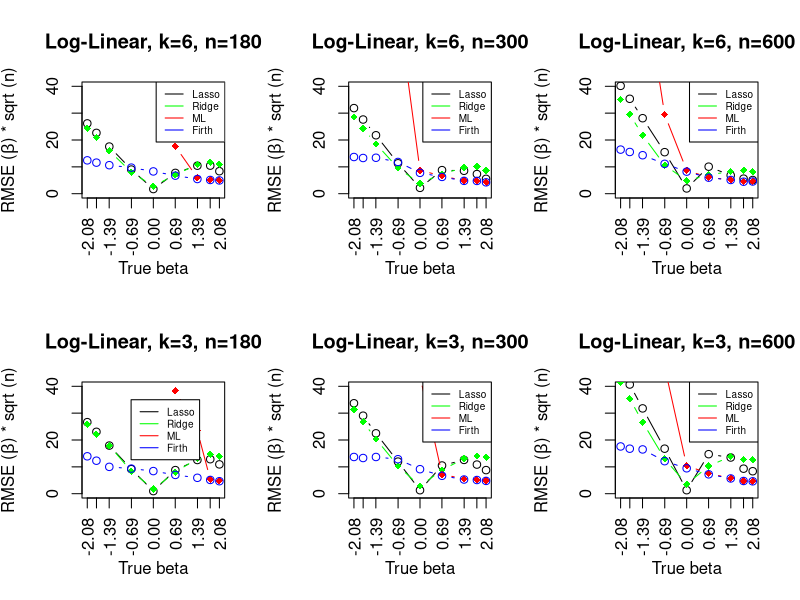
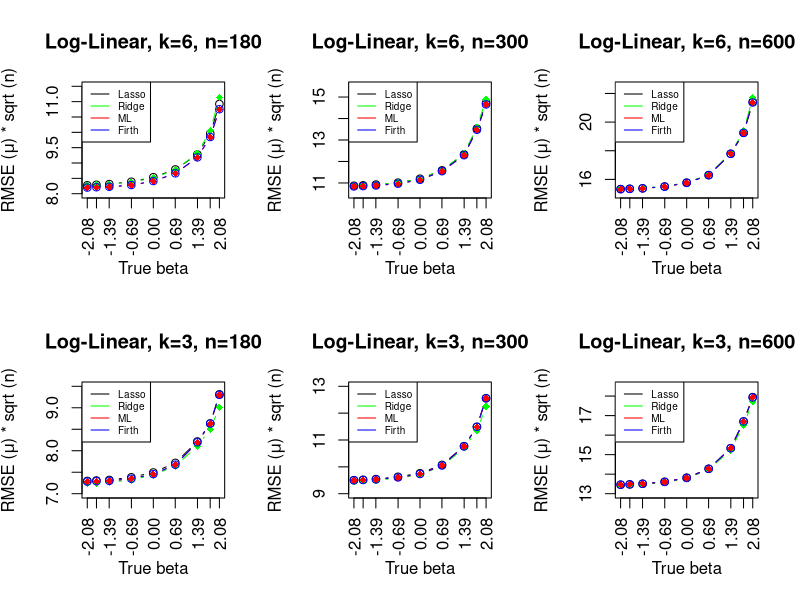
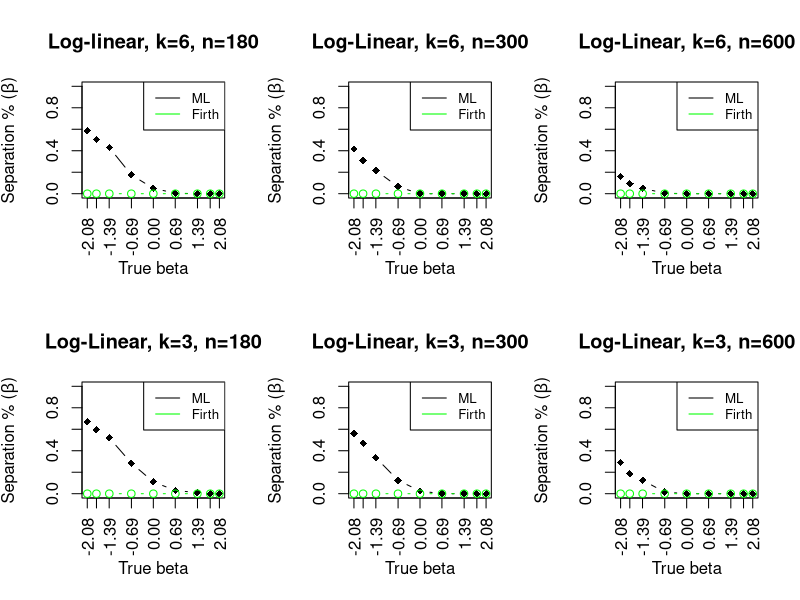
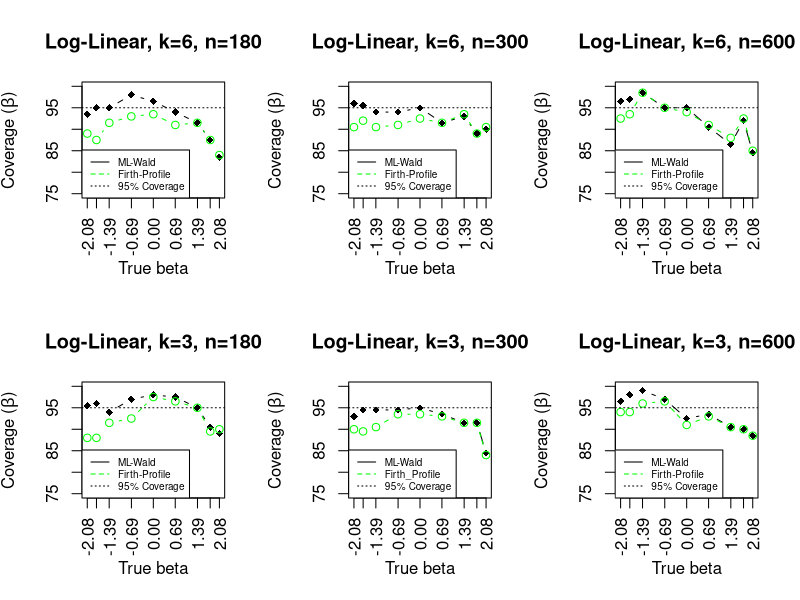

R code for these plots, in order:
## 6 covariates 

## RMSE of beta 

par(mfrow=c(2,3))
op <- par(cex = 1)  



x<-c(-log(8),-log(6),-log(4),-log(2),0,log(2),log(4),log(6),log(8))

## n=180
lasso.180<-c(1.951521,1.688144,1.308786,0.6700999,0.1291079,0.5775901,0.7772036,0.7792473,0.6247081)
lasso.180<-lasso.180*sqrt(180)

ridge.180<-c(1.818753,1.558985,1.190942,0.598318,0.2098724,0.5248908,0.8113468,0.8777425,0.816463)
ridge.180<-ridge.180*sqrt(180)

ml.180<-c(10.94889,10.37132,9.805062,6.520302,3.651975,1.315265,0.4392661,0.3906754,0.3748616)
ml.180<-ml.180*sqrt(180)

firth.180<-c(0.9260858,0.862477,0.7914552,0.7234598,0.6185161,0.5013887,0.4079031,0.3814964,0.3680849)

firth.180<-firth.180*sqrt(180)



plot(x, lasso.180,xaxt = 'n',
     type = "b",
     ylab = expression(paste("RMSE (", beta, ") * sqrt (n)")), xlab = "True beta",ylim=c(0,40),
     main="Log-Linear, k=6, n=180")
axis(side = 1, at = round(x,2),labels = T, las=2)

lines(x,ridge.180, type="b", col="green",pch=18)
lines(x,ml.180, type="b", col="red",pch=18)
lines(x,firth.180, type="b", col="blue")



legend("topright", legend=c("Lasso", "Ridge","ML","Firth"),
       col=c("black", "green","red","blue"), lty=1, cex=0.6)


## n=300

lasso.300<-c(1.840597,1.59505,1.256677,0.6542296,0.1258523,0.5067989,0.4927103,0.4226177,0.3196468)
lasso.300<-lasso.300*sqrt(300)

ridge.300<-c(1.652267,1.40442,1.071028,0.5515193,0.2188498,0.4260091,0.5599841,0.5872857,0.5001401)
ridge.300<-ridge.300*sqrt(300)

ml.300<-c(9.355085,8.234705,7.04526,4.051569,0.5027828,0.3816401,0.280859,0.2785617,0.2472425)
ml.300<-ml.300*sqrt(300)


firth.300<-c(0.7891212,0.7677962,0.773164,0.6825324,0.4484726,0.3611451,0.2764824,0.2747708,0.2447382)

firth.300<-firth.300*sqrt(300)




plot(x, lasso.300,xaxt = 'n',
     type = "b",
     ylab = expression(paste("RMSE (", beta, ") * sqrt (n)")), xlab = "True beta",ylim=c(0,40),
     main="Log-Linear, k=6, n=300")
axis(side = 1, at = round(x,2),labels = T, las=2)

lines(x,ridge.300, type="b", col="green",pch=18)
lines(x,ml.300, type="b", col="red",pch=18)
lines(x,firth.300, type="b", col="blue")

legend("topright", legend=c("Lasso", "Ridge","ML","Firth"),
       col=c("black", "green","red","blue"), lty=1, cex=0.6)



## n=300
lasso.600<-c(1.639666,1.442931,1.147951,0.6314358,0.08026556,0.4108446,0.2787678,0.2287978,0.20841)
lasso.600<-lasso.600*sqrt(600)


ridge.600<-c(1.430515,1.205621,0.8889029,0.4347767,0.1967256,0.2858243,0.3374195,0.3558793,0.3309832)
ridge.600<-ridge.600*sqrt(600)

ml.600<-c(5.708305,4.493684,3.355053,1.204839,0.3545048,0.2478855,0.2105742,0.1837783,0.1867422)
ml.600<-ml.600*sqrt(600)


firth.600<-c(0.6703805,0.6343368,0.5850425,0.4541827,0.3355766,0.2437896,0.2088764,0.1823625,0.1857431)

firth.600<-firth.600*sqrt(600)



plot(x, lasso.600,xaxt = 'n',
     type = "b",
     ylab = expression(paste("RMSE (", beta, ") * sqrt (n)")), xlab = "True beta",ylim=c(0,40),
     main="Log-Linear, k=6, n=600")
axis(side = 1, at = round(x,2),labels = T, las=2)

lines(x,ridge.600, type="b", col="green",pch=18)
lines(x,ml.600, type="b", col="red",pch=18)
lines(x,firth.600, type="b", col="blue")

legend("topright", legend=c("Lasso", "Ridge","ML","Firth"),
       col=c("black", "green","red","blue"), lty=1, cex=0.6)




## 3 cov

## n=180

lasso.3.180<-c(1.98606,1.717983,1.336171,0.6816057,0.07216356,0.6552978,0.9354728,0.9576737,0.8140383)
lasso.3.180<-lasso.3.180*sqrt(180)

ridge.3.180<-c(1.927907,1.650442,1.336171,0.6218575,0.1296607,0.5995575,0.9756769,1.100987,1.039788)
ridge.3.180<-ridge.3.180*sqrt(180)

ml.3.180<-c(11.54456,11.08543,10.60345,8.150372,5.214474,2.855684,1.74537,0.4018163,0.360323)

ml.3.180<-ml.3.180*sqrt(180)

firth.3.180<-c(1.038052,0.9161264,0.7452166,0.6964287,0.6279525,0.5215047,0.4413911,0.3824285,0.3469679)

firth.3.180<-firth.3.180*sqrt(180)

plot(x, lasso.3.180,xaxt = 'n',
     type = "b",
     ylab = expression(paste("RMSE (", beta, ") * sqrt (n)")), xlab = "True beta",ylim=c(0,40),
     main="Log-Linear, k=3, n=180")
axis(side = 1, at = round(x,2),labels = T, las=2)

lines(x,ridge.3.180, type="b", col="green",pch=18)
lines(x,ml.3.180, type="b", col="red",pch=18)
lines(x,firth.3.180, type="b", col="blue")

legend(x=-0.7,y=35, legend=c("Lasso", "Ridge","ML","Firth"),
       col=c("black", "green","red","blue"), lty=1, cex=0.6)






## n=300

lasso.3.300<-c(1.94478,1.677406,1.298329,0.6900919,0.07503481,0.6064059,0.7267909,0.6263405,0.5074553)

lasso.3.300<-lasso.3.300*sqrt(300)

ridge.3.300<-c(1.812329,1.54632,1.176331,0.5967442,0.1627048,0.51084,0.7530357,0.8124947,0.7844622)
ridge.3.300<-ridge.3.300*sqrt(300)

ml.3.300<-c(10.63361,9.938893,8.644796,5.50937,2.524626,0.4177478,0.3176088,0.300336,0.2808343)
ml.3.300<-ml.3.300*sqrt(300)  

firth.3.300<-c(0.7897217,0.7673883,0.7895687,0.7415265,0.5270728,0.3850911,0.3052473,0.2945172,0.2754725)

firth.3.300<-firth.3.300*sqrt(300)

plot(x, lasso.3.300,xaxt = 'n',
     type = "b",
     ylab = expression(paste("RMSE (", beta, ") * sqrt (n)")), xlab = "True beta",ylim=c(0,40),
     main="Log-Linear, k=3, n=300")
axis(side = 1, at = round(x,2),labels = T, las=2)

lines(x,ridge.3.300, type="b", col="green",pch=18)
lines(x,ml.3.300, type="b", col="red",pch=18)
lines(x,firth.3.300, type="b", col="blue")

legend("topright", legend=c("Lasso", "Ridge","ML","Firth"),
       col=c("black", "green","red","blue"), lty=1, cex=0.6)



## n=600

lasso.3.600<-c(1.885783,1.659992,1.297151,0.6845391,0.05340675,0.6009676,0.5502975,0.3805167,0.3417115)

lasso.3.600<-lasso.3.600*sqrt(600)

ridge.3.600<-c(1.691383,1.443162,1.087376,0.5296213,0.1432006,0.4212436,0.5651538,0.5225532,0.5190805)
ridge.3.600<-ridge.3.600*sqrt(600)

ml.3.600<-c(7.607963,6.191601,5.229121,1.929038,0.4255186,0.3080084,0.2359469,0.1951264,0.1898434)
ml.3.600<-ml.3.600*sqrt(600)

firth.3.600<-c(0.7183853,0.684366,0.6731771,0.4945807,0.3864485,0.2948048,0.232039,0.1932599,0.1885388)

firth.3.600<-firth.3.600*sqrt(600)

plot(x, lasso.3.600,xaxt = 'n',
     type = "b",
     ylab = expression(paste("RMSE (", beta, ") * sqrt (n)")), xlab = "True beta",ylim=c(0,40),
     main="Log-Linear, k=3, n=600")
axis(side = 1, at = round(x,2),labels = T, las=2)

lines(x,ridge.3.600, type="b", col="green",pch=18)
lines(x,ml.3.600, type="b", col="red",pch=18)
lines(x,firth.3.600, type="b", col="blue")

legend("topright", legend=c("Lasso", "Ridge","ML","Firth"),
       col=c("black", "green","red","blue"), lty=1, cex=0.6)





## prediction 

par(mfrow=c(2,3))
op <- par(cex = 1)  

## k=6, n=180

lasso.pred.180<-c(0.6167655,0.6180108,0.6197322,0.6253342,0.6364042,0.6552919,0.6915597,0.7421625,0.8141259)
lasso.pred.180<-lasso.pred.180*sqrt(180)

ridge.pred.180<-c(0.6165037,0.6174653,0.6190255,0.624207,0.6344532,0.654388,0.6943075,0.749159,0.8297187)

ridge.pred.180<-ridge.pred.180*sqrt(180)


ml.180.pred<-c(0.6105137,0.6113088,0.6125199,0.6166977,0.6264176,0.6453339,0.683846,0.7339486,0.8010129)

ml.180.pred<-ml.180.pred*sqrt(180)



firth.180.pred<-c(0.6112119,0.6119953,0.6131922,0.6173503,0.6270744,0.6458077,0.684537,0.7339578,0.8015367)

firth.180.pred<-firth.180.pred*sqrt(180)


plot(x, lasso.pred.180,xaxt = 'n',
     type = "b",
     ylab = expression(paste("RMSE (", mu, ") * sqrt (n)")), xlab = "True beta",ylim=c(8,11.5),
     main="Log-Linear, k=6, n=180")
axis(side = 1, at = round(x,2),labels = T, las=2)

lines(x,ridge.pred.180, type="b", col="green",pch=18)
lines(x,ml.180.pred, type="b", col="red",pch=18)
lines(x,firth.180.pred, type="b", col="blue")

legend("topleft", legend=c("Lasso", "Ridge","ML","Firth"),
       col=c("black", "green","red","blue"), lty=1, cex=0.6)




## n=300

lasso.pred.300<-c(0.6276931,0.6288101,0.630871,0.635966,0.6465364,0.6690924,0.7120395,0.7812715,0.8501484)
lasso.pred.300<-lasso.pred.300*sqrt(300)


ridge.300.pred<-c(0.6279504,0.6289258,0.6308899,0.6357701,0.6464081,0.6696472,0.7141291,0.7854641,0.8592142)
ridge.300.pred<-ridge.300.pred*sqrt(300)

ml.300.pred<-c(0.6254824,0.6263054,0.6280543,0.6328221,0.6432391,0.6664448,0.7094467,0.777982,0.8459875)
ml.300.pred<-ml.300.pred*sqrt(300)

firth.300.pred<-c(0.6257503,0.6265733,0.6283323,0.633094,0.6435211,0.6667279,0.7096567,0.7780466,0.8461794)

firth.300.pred<-firth.300.pred*sqrt(300)


plot(x, lasso.pred.300,xaxt = 'n',
     type = "b",
     ylab = expression(paste("RMSE (", mu, ") * sqrt (n)")), xlab = "True beta",ylim=c(10.5,15.5),
     main="Log-Linear, k=6, n=300")
axis(side = 1, at = round(x,2),labels = T, las=2)

lines(x,ridge.300.pred, type="b", col="green",pch=18)
lines(x,ml.300.pred, type="b", col="red",pch=18)
lines(x,firth.300.pred, type="b", col="blue")

legend("topleft", legend=c("Lasso", "Ridge","ML","Firth"),
       col=c("black", "green","red","blue"), lty=1, cex=0.6)



## n=600

lasso.pred.600<-c(0.6256692,0.6265166,0.6279266,0.6330774,0.6440701,0.6656779,0.7262896,0.7860189,0.8746135)
lasso.pred.600<-lasso.pred.600*sqrt(600)

ridge.600.pred<-c(0.62592,0.6267761,0.6281663,0.6331483,0.6439189,0.6660156,0.7282591,0.7912135,0.8859656)
ridge.600.pred<-ridge.600.pred*sqrt(600)

ml.600.pred<-c(0.6251527,0.6259881,0.6273379,0.632222,0.6430647,0.6649467,0.7260063,0.7857332,0.8723547)
ml.600.pred<-ml.600.pred*sqrt(600)

firth.600.pred<-c(0.6252237,0.6260574,0.6274077,0.6322883,0.643124,0.6650046,0.7260281,0.785756,0.8723685)

firth.600.pred<-firth.600.pred*sqrt(600)


plot(x, lasso.pred.600,xaxt = 'n',
     type = "b",
     ylab = expression(paste("RMSE (", mu, ") * sqrt (n)")), xlab = "True beta",ylim=c(15,22.5),
     main="Log-Linear, k=6, n=600")
axis(side = 1, at = round(x,2),labels = T, las=2)

lines(x,ridge.600.pred, type="b", col="green",pch=18)
lines(x,ml.600.pred, type="b", col="red",pch=18)
lines(x,firth.600.pred, type="b", col="blue")

legend("topleft", legend=c("Lasso", "Ridge","ML","Firth"),
       col=c("black", "green","red","blue"), lty=1, cex=0.6)


## 3 cov

## n=180 

lasso.3.180.pred<-c(0.5439532,0.5447126,0.5456482,0.5502619,0.5586602,0.5752378,0.6124174,0.6436472,0.6942317)
lasso.3.180.pred<-lasso.3.180.pred*sqrt(180)

ridge.3.180.pred<-c(0.5395017,0.5403556,0.5412608,0.5456192,0.5542744,0.5698122,0.6039592,0.6339982,0.6719321)
ridge.3.180.pred<-ridge.3.180.pred*sqrt(180)

ml.3.180.pred<-c(0.5424975,0.5431018,0.5437988,0.5474632,0.5555349,0.5718242,0.6107776,0.6429272,0.6929786)

ml.3.180.pred<-ml.3.180.pred*sqrt(180)

firth.3.180.pred<-c(0.542827,0.5434256,0.5440961,0.5477421,0.555802,0.5720601,0.6109335,0.6434584,0.6932382)

firth.3.180.pred<-firth.3.180.pred*sqrt(180)


plot(x, lasso.3.180.pred,xaxt = 'n',
     type = "b",
     ylab = expression(paste("RMSE (", mu, ") * sqrt (n)")), xlab = "True beta",ylim=c(7,9.5),
     main="Log-Linear, k=3, n=180")
axis(side = 1, at = round(x,2),labels = T, las=2)

lines(x,ridge.3.180.pred, type="b", col="green",pch=18)
lines(x,ml.3.180.pred, type="b", col="red",pch=18)
lines(x,firth.3.180.pred, type="b", col="blue")

legend("topleft", legend=c("Lasso", "Ridge","ML","Firth"),
       col=c("black", "green","red","blue"), lty=1, cex=0.6)




## n=300


lasso.3.300.pred<-c(0.5488095,0.5496099,0.5511314,0.5560729,0.5636432,0.5816168,0.6219746,0.6634612,0.724856)
lasso.3.300.pred<-lasso.3.300.pred*sqrt(300)

ridge.3.300.pred<-c(0.5461107,0.5469395,0.548444,0.5531773,0.5608797,0.578844,0.6178932,0.655098,0.7074968)
ridge.3.300.pred<-ridge.3.300.pred*sqrt(300)

ml.3.300.pred<-c(0.5483285,0.5489678,0.5502457,0.5544384,0.5618659,0.5801367,0.6212131,0.6632897,0.7247126)
ml.3.300.pred<-ml.3.300.pred*sqrt(300)

firth.3.300.pred<-c(0.5484496,0.5490901,0.5503751,0.5545798,0.5620078,0.5802509,0.6213297,0.6633732,0.7247565)

firth.3.300.pred<-firth.3.300.pred*sqrt(300)

plot(x, lasso.3.300.pred,xaxt = 'n',
     type = "b",
     ylab = expression(paste("RMSE (", mu, ") * sqrt (n)")), xlab = "True beta",ylim=c(9,13),
     main="Log-Linear, k=3, n=300")
axis(side = 1, at = round(x,2),labels = T, las=2)

lines(x,ridge.3.300.pred, type="b", col="green",pch=18)
lines(x,ml.3.300.pred, type="b", col="red",pch=18)
lines(x,firth.3.300.pred, type="b", col="blue")

legend("topleft", legend=c("Lasso", "Ridge","ML","Firth"),
       col=c("black", "green","red","blue"), lty=1, cex=0.6)




## n=600

lasso.3.600.pred<-c(0.5496023,0.5503662,0.5516439,0.5557748,0.5642962,0.5828889,0.6258584,0.6817309,0.7326397)
lasso.3.600.pred<-lasso.3.600.pred*sqrt(600)


ridge.3.600.pred<-c(0.5479561,0.5487726,0.5501178,0.5542606,0.5625228,0.5809841,0.6218456,0.6744877,0.7232791)
ridge.3.600.pred<-ridge.3.600.pred*sqrt(600)


ml.3.600.pred<-c(0.5493957,0.5501149,0.5512878,0.5552263,0.5635837,0.5826341,0.6257916,0.6816724,0.7320053)

ml.3.600.pred<-ml.3.600.pred*sqrt(600)

firth.3.600.pred<-c(0.5494307,0.5501505,0.5513237,0.5552595,0.563618,0.5826648,0.6258366,0.6816882,0.7320031)
firth.3.600.pred<-firth.3.600.pred*sqrt(600)

plot(x, lasso.3.600.pred,xaxt = 'n',
     type = "b",
     ylab = expression(paste("RMSE (", mu, ") * sqrt (n)")), xlab = "True beta",ylim=c(13,18.5),
     main="Log-Linear, k=3, n=600")
axis(side = 1, at = round(x,2),labels = T, las=2)

lines(x,ridge.3.600.pred, type="b", col="green",pch=18)
lines(x,ml.3.600.pred, type="b", col="red",pch=18)
lines(x,firth.3.600.pred, type="b", col="blue")

legend("topleft", legend=c("Lasso", "Ridge","ML","Firth"),
       col=c("black", "green","red","blue"), lty=1, cex=0.6)



## rep 200 separation


par(mfrow=c(2,3))
op <- par(cex = 1) 

## n=180
sep.180<-c(117,101,86,35,10,1,0,0,0)
sep.180<-sep.180/200

plot(x, sep.180,xaxt = 'n',
     type = "b", pch = 18,
     ylab = expression(paste("Separation % (", beta, ")")), xlab = "True beta", ylim = c(0,1),
     main="Log-linear, k=6, n=180")
axis(side = 1, at = round(x,2),labels = T, las=2)

sep.firth<-rep(0,9)
lines(x,sep.firth, type="b", col="green" )
legend("topright", legend=c("ML", "Firth"),
       col=c("black", "green"), lty=1, cex=0.8)

## n=300
sep.300<-c(83,62,43,13,0,0,0,0,0)
sep.300<-sep.300/200

plot(x, sep.300,xaxt = 'n',
     type = "b", pch = 18,
     ylab = expression(paste("Separation % (", beta, ")")), xlab = "True beta", ylim = c(0,1),
     main="Log-Linear, k=6, n=300")
axis(side = 1, at = round(x,2),labels = T, las=2)


lines(x,sep.firth, type="b", col="green" )
legend("topright", legend=c("ML", "Firth"),
       col=c("black", "green"), lty=1, cex=0.8)

## n=600
sep.600<-c(32,19,10,1,0,0,0,0,0)
sep.600<-sep.600/200

plot(x, sep.600,xaxt = 'n',
     type = "b", pch = 18,
     ylab = expression(paste("Separation % (", beta, ")")), xlab = "True beta", ylim = c(0,1),
     main="Log-Linear, k=6, n=600")
axis(side = 1, at = round(x,2),labels = T, las=2)


lines(x,sep.firth, type="b", col="green" )
legend("topright", legend=c("ML", "Firth"),
       col=c("black", "green"), lty=1, cex=0.8)


## 3 cov

## n=180

sep.3.180<-c(134,119,104,57,22,6,2,0,0)
sep.3.180<-sep.3.180/200

plot(x, sep.3.180,xaxt = 'n',
     type = "b", pch = 18,
     ylab = expression(paste("Separation % (", beta, ")")), xlab = "True beta", ylim = c(0,1),
     main="Log-Linear, k=3, n=180")
axis(side = 1, at = round(x,2),labels = T, las=2)


lines(x,sep.firth, type="b", col="green" )
legend("topright", legend=c("ML", "Firth"),
       col=c("black", "green"), lty=1, cex=0.8)


## n=300

sep.3.300<-c(112,94,67,25,5,0,0,0,0)
sep.3.300<-sep.3.300/200

plot(x, sep.3.300,xaxt = 'n',
     type = "b", pch = 18,
     ylab = expression(paste("Separation % (", beta, ")")), xlab = "True beta", ylim = c(0,1),
     main="Log-Linear, k=3, n=300")
axis(side = 1, at = round(x,2),labels = T, las=2)


lines(x,sep.firth, type="b", col="green" )
legend("topright", legend=c("ML", "Firth"),
       col=c("black", "green"), lty=1, cex=0.8)


## n=600

sep.3.600<-c(58,37,25,3,0,0,0,0,0)
sep.3.600<-sep.3.600/200


plot(x, sep.3.600,xaxt = 'n',
     type = "b", pch = 18,
     ylab = expression(paste("Separation % (", beta, ")")), xlab = "True beta", ylim = c(0,1),
     main="Log-Linear, k=3, n=600")
axis(side = 1, at = round(x,2),labels = T, las=2)


lines(x,sep.firth, type="b", col="green" )
legend("topright", legend=c("ML", "Firth"),
       col=c("black", "green"), lty=1, cex=0.8)




## Coverage 

par(mfrow=c(2,3))
op <- par(cex = 1) 

## n=180

cov.180<-c(0.935,0.95,0.95,0.98,0.965,0.94,0.915,0.875,0.835)
cov.180<-cov.180*100

plot(x, cov.180,xaxt = 'n',
     type = "b", pch = 18,
     ylab = expression(paste("Coverage (", beta, ")")), xlab = "True beta",ylim = c(75,100),
     main="Log-Linear, k=6, n=180")
axis(side = 1, at = round(x,2),labels = T, las=2)


cov.180.firth<-c(0.89,0.875,0.915,0.93,0.935,0.91,0.915,0.875,0.84)

cov.180.firth<-cov.180.firth*100

lines(x,cov.180.firth, type="b", col="green",lty=2)
abline(h = 95, lty=3)
legend("bottomleft", legend=c("ML-Wald", "Firth-Profile","95% Coverage"),
       col=c("black", "green"), lty=1:3, cex=0.6)


## n=300

cov.300<-c(0.96,0.955,0.94,0.94,0.95,0.915,0.93,0.89,0.9)
cov.300<-cov.300*100

plot(x, cov.300,xaxt = 'n',
     type = "b", pch = 18,
     ylab = expression(paste("Coverage (", beta, ")")), xlab = "True beta",ylim = c(75,100),
     main="Log-Linear, k=6, n=300")
axis(side = 1, at = round(x,2),labels = T, las=2)

cov.300.firth<-c(0.905,0.92,0.905,0.91,0.925,0.915,0.935,0.89,0.905)

cov.300.firth<-cov.300.firth*100


lines(x,cov.300.firth, type="b", col="green",lty=2)
abline(h = 95, lty=3)
legend("bottomleft", legend=c("ML-Wald", "Firth-Profile","95% Coverage"),
       col=c("black", "green"), lty=1:3, cex=0.6)



## n=600

cov.600<-c(0.965,0.97,0.985,0.95,0.95,0.905,0.865,0.92,0.845)

cov.600<-cov.600*100

plot(x, cov.600,xaxt = 'n',
     type = "b", pch = 18,
     ylab = expression(paste("Coverage (", beta, ")")), xlab = "True beta",ylim = c(75,100),
     main="Log-Linear, k=6, n=600")
axis(side = 1, at = round(x,2),labels = T, las=2)

cov.600.firth<-c(0.925,0.935,0.985,0.95,0.94,0.91,0.88,0.925,0.85)
cov.600.firth<-cov.600.firth*100

lines(x,cov.600.firth, type="b", col="green",lty=2)
abline(h = 95, lty=3)
legend("bottomleft", legend=c("ML-Wald", "Firth-Profile","95% Coverage"),
       col=c("black", "green"), lty=1:3, cex=0.6)



## 3 cov

## n=180

cov.3.180<-c(0.955,0.96,0.94,0.97,0.98,0.975,0.95,0.905,0.89)

cov.3.180<-cov.3.180*100


cov.3.firth.180<-c(0.88,0.88,0.915,0.925,0.975,0.965,0.95,0.895,0.9)

cov.3.firth.180<-cov.3.firth.180*100

plot(x, cov.3.180,xaxt = 'n',
     type = "b", pch = 18,
     ylab = expression(paste("Coverage (", beta, ")")), xlab = "True beta",ylim = c(75,100),
     main="Log-Linear, k=3, n=180")
axis(side = 1, at = round(x,2),labels = T, las=2)


lines(x,cov.3.firth.180, type="b", col="green",lty=2)
abline(h = 95, lty=3)
legend("bottomleft", legend=c("ML-Wald", "Firth-Profile","95% Coverage"),
       col=c("black", "green"), lty=1:3, cex=0.6)




## n=300

cov.3.300<-c(0.93,0.945,0.945,0.945,0.95,0.935,0.915,0.915,0.845)

cov.3.300<-cov.3.300*100

cov.3.firth.300<-c(0.9,0.895,0.905,0.935,0.935,0.93,0.915,0.915,0.84)

cov.3.firth.300<-cov.3.firth.300*100


plot(x, cov.3.300,xaxt = 'n',
     type = "b", pch = 18,
     ylab = expression(paste("Coverage (", beta, ")")), xlab = "True beta",ylim = c(75,100),
     main="Log-Linear, k=3, n=300")
axis(side = 1, at = round(x,2),labels = T, las=2)



lines(x,cov.3.firth.300, type="b", col="green",lty=2)
abline(h = 95, lty=3)
legend("bottomleft", legend=c("ML-Wald", "Firth_Profile","95% Coverage"),
       col=c("black", "green"), lty=1:3, cex=0.6)

## n=600

cov.3.600<-c(0.965,0.98,0.99,0.97,0.925,0.935,0.905,0.9,0.885)

cov.3.600<-cov.3.600*100



cov.3.firth.600<-c(0.94,0.94,0.96,0.965,0.91,0.93,0.905,0.9,0.885)

cov.3.firth.600<-cov.3.firth.600*100


plot(x, cov.3.600,xaxt = 'n',
     type = "b", pch = 18,
     ylab = expression(paste("Coverage (", beta, ")")), xlab = "True beta",ylim = c(75,100),
     main="Log-Linear, k=3, n=600")
axis(side = 1, at = round(x,2),labels = T, las=2)


lines(x,cov.3.firth.600, type="b", col="green",lty=2)
abline(h = 95, lty=3)
legend("bottomleft", legend=c("ML-Wald", "Firth-Profile","95% Coverage"),
       col=c("black", "green"), lty=1:3, cex=0.6)






